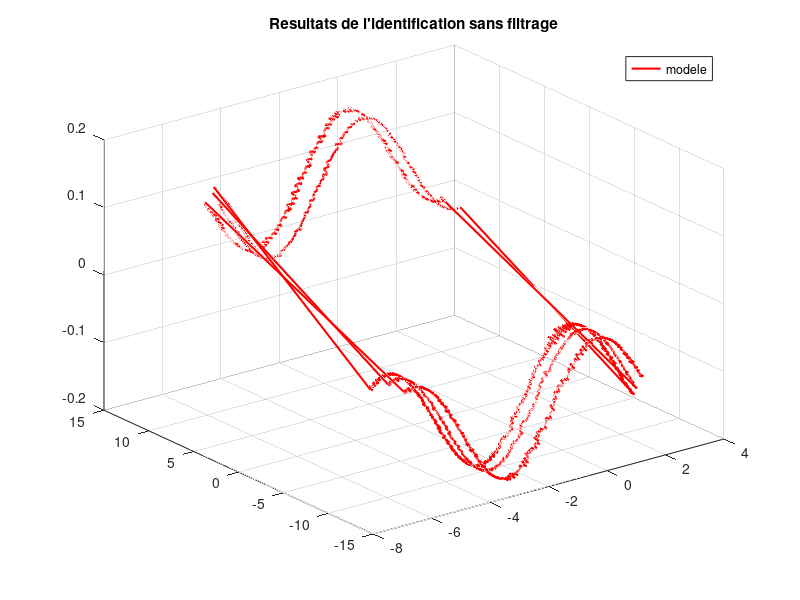

Reproduce this figure in MATLAB.
%% CE SCRIPT PERMET D'IDENTIFIER LES PARAMETRES DU MODELE
%% DE L'AXE 2 POUR DES MOUVEMENTS A VITESSE CONSTANTE
%% v1 G. MOREL - 2005/12/29
%% v2 V. PADOIS - 2007/10/31
%% v3 V. PADOIS - 2012/12/03

clear all; %% efface toutes les variables existantes
load releve_vit_cste_axe2; %% charge les releves experimentaux

%% Parametres connus a priori:
kc2=0.0525; %% constante de couple de l'axe 2.
N2=4.5; %% inverse du rapport de reduction de l'axe 2.

%% Construction de la matrice Y.
for(i=1:length(i2)) , %% length(i2) = nombre d'echantillons.
    Y(i,1:4) = [ cos(q2(i)) sign(qp2(i)) qp2(i) 1 ];
    u(i,1) = kc2*N2*i2(i);
end
%% Calcul des parametres
p=pinv(Y)*u;

%% Affichage des resultats.
format long
disp('Parametres estimes a partir des donnees brutes :');
p'

figure(1)
clf; %% clear figure
% h=plot3(q2,qp2,kc2*N2*i2,'m');
% set(h,'LineWidth',0.5);
% hold on; %% permet de conserver le graphique et d'en ajouter d'autres sur la meme fig.
h=plot3(q2,qp2,Y*p,'r');
set(h,'LineWidth',1.5);
title('Resultats de l''identification sans filtrage');
legend('modele');
% legend('\Gamma_2 non filtre', 'modele');
grid on;
